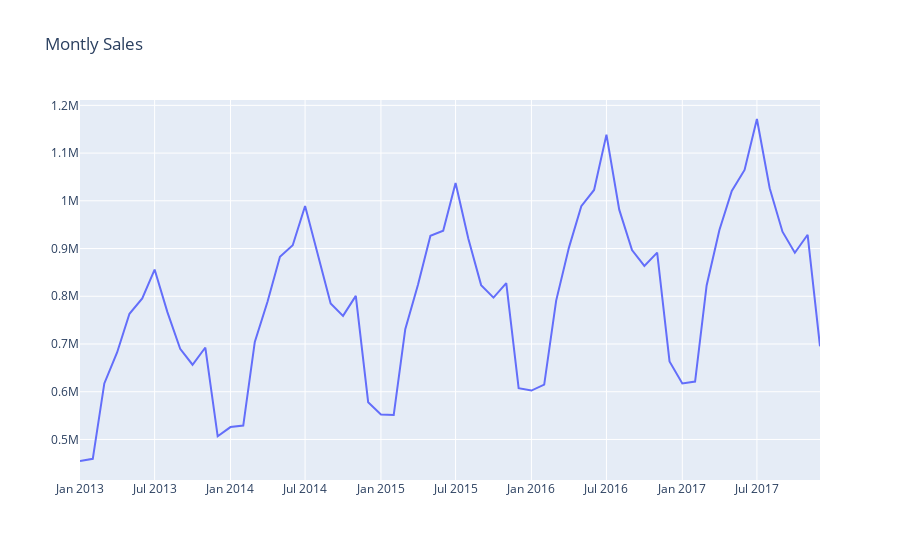

Here is the notebook cell this chart was saved with:
### Code cell
plot_data = [
    go.Scatter(
        x=df_sales['date'],
        y=df_sales['sales'],
    )
]

plot_layout = go.Layout(
        title='Montly Sales'
    )
fig = go.Figure(data=plot_data, layout=plot_layout)
pyoff.iplot(fig)
